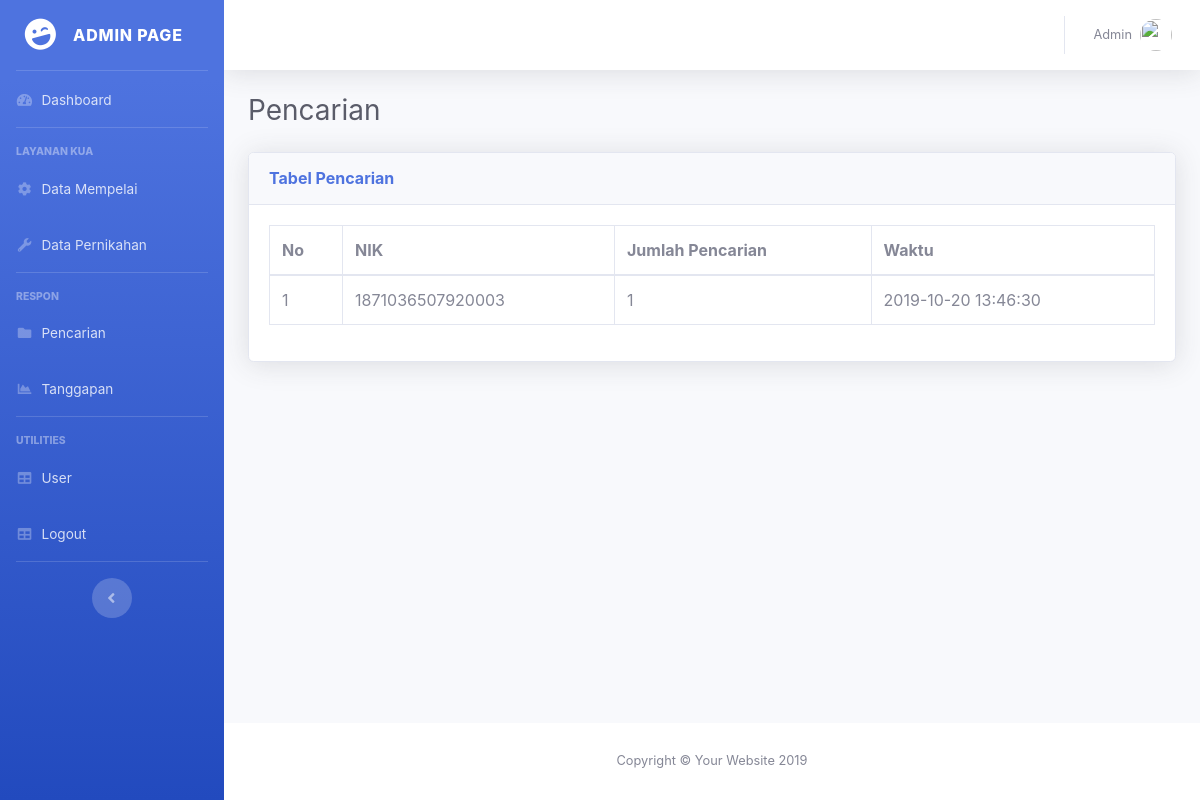
The page /index.php/pencarian/warga on the database as committed earlier.
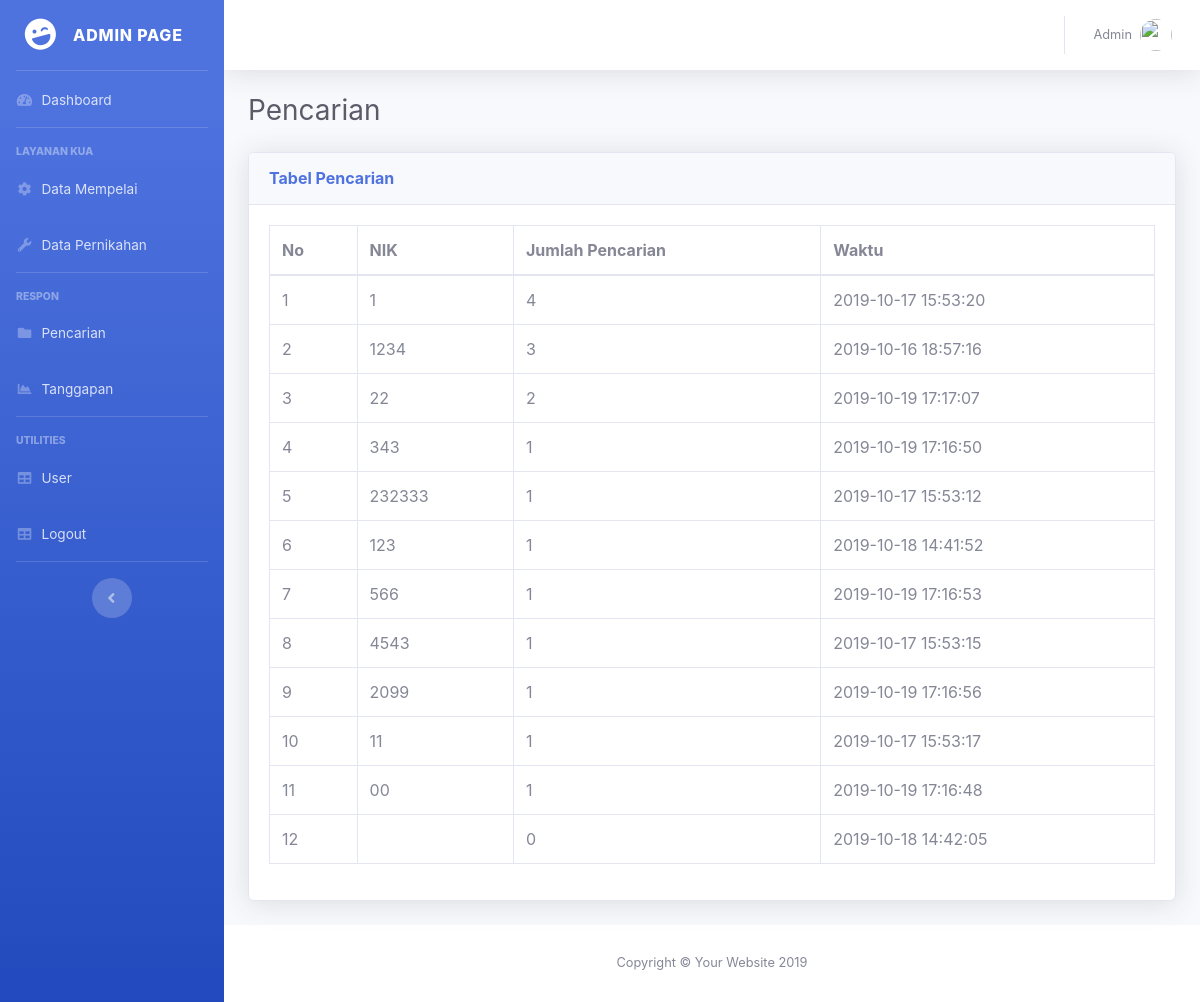
The same page on the database as committed later.
### tables this page shows
CREATE TABLE `tb_pencarian` (
  `idpencarian` int(11) NOT NULL AUTO_INCREMENT,
  `nikcari` varchar(40) DEFAULT NULL,
  `tglcari` datetime DEFAULT NULL,
  PRIMARY KEY (`idpencarian`)
);

### application/views/admintemplate/wrapper.php (called while the page is built)
<?php
$this->load->view('admintemplate/header');
$this->load->view('admintemplate/content');
$this->load->view('admintemplate/footer');

### application/controllers/Pencarian.php (called while the page is built, shortened)
<?php
class Pencarian extends CI_Controller {
	public function __construct(){
		$this->load->model(array('PencarianModel', 'PernikahanModel', 'WargaModel'));
	}
	public function warga() {
		$data=array(
			'page'=>'admin/pencarian/listpencarian',
			'link'=>'pencarian/warga',
			'link2'=>'pencarian',
			'isi'=>$this->PencarianModel->getAll()->result(),
		);
		$this->load->view('admintemplate/wrapper',$data);
	}
}

### index.php (called while the page is built, shortened)
<?php
require_once BASEPATH.'core/CodeIgniter.php';

### application/views/admintemplate/content.php (called while the page is built)
<?php
	$this->load->view($page);

### application/models/PencarianModel.php (called while the page is built, shortened)
<?php
class PencarianModel extends CI_Model {
	function getAll() {
    return $query = $this->db->query(
			"SELECT
				*, COUNT(nikcari) AS pencarianterbanyak
			FROM tb_pencarian
				GROUP BY nikcari
					ORDER BY pencarianterbanyak
						DESC
		");
	}
}

### application/views/admin/pencarian/listpencarian.php (the view, shortened to what this page needs)
<div class="container-fluid">
  <div class="d-sm-flex align-items-center justify-content-between mb-4">
    <h1 class="h3 mb-0 text-gray-800">Pencarian</h1>
  </div>
  <div class="row">
    <div class="col-xl-12 col-lg-12">
      <div class="card shadow mb-4">
        <div class="card-header py-3 d-flex flex-row align-items-center justify-content-between">
          <h6 class="m-0 font-weight-bold text-primary">Tabel Pencarian</h6>
        </div>
        <div class="card-body">
          <div class="table-responsive">
        <table class="table table-bordered" id="dataTable" width="100%" cellspacing="0">
          <thead>
            <tr>
              <th>No</th>
              <th>NIK</th>
              <th>Jumlah Pencarian</th>
              <th>Waktu</th>
            </tr>
          </thead>
          <tbody>
            <?php
            if(!empty($isi)){
            	$no=1;
            	foreach ($isi as $i) {
            ?>
            <tr>
              <td><?=$no?></td>
              <td><?=$i->nikcari?></td>
              <td><?=$i->pencarianterbanyak?></td>
              <td><?=$i->tglcari?></td>
            </tr>
            <?php
            	$no++;}
            }
            ?>
          </tbody>
        </table>
      </div>
        </div>
      </div>
    </div>
  </div>
</div>

### application/views/admintemplate/header.php (shortened to what this page needs)
<!DOCTYPE html>
<html lang="en">
<head>
  <link href="<?=base_url()?>back/vendor/fontawesome-free/css/all.min.css" rel="stylesheet" type="text/css">
  <link href="<?base_url()?>back/css/gopis.css" rel="stylesheet">
  <link href="<?=base_url()?>back/css/sb-admin-2.min.css" rel="stylesheet">
  <link href="<?=base_url()?>back/vendor/datatables/dataTables.bootstrap4.min.css" rel="stylesheet">
  <link rel="stylesheet" href="<?=base_url()?>back/select2/dist/css/select2.min.css">
  <link rel="stylesheet" href="https://cdnjs.cloudflare.com/ajax/libs/select2/4.0.5/css/select2.min.css" />
  <link rel="stylesheet" href="<?=base_url()?>back/select2-bootstrap4/dist/select2-bootstrap4.css">
  <link rel="stylesheet" href="<?=base_url()?>assets/css/styles.scss">
  <link href="<?=base_url()?>back/bootstrap-datepicker/css/datepicker.css" rel="stylesheet">
</head>
<body id="page-top">
  <div id="wrapper">
    <ul class="navbar-nav bg-gradient-primary sidebar sidebar-dark accordion" id="accordionSidebar">
      <a class="sidebar-brand d-flex align-items-center justify-content-center" href="#">
        <div class="sidebar-brand-icon rotate-n-15">
          <i class="fas fa-laugh-wink"></i>
        </div>
        <div class="sidebar-brand-text mx-3">Admin Page</div>
      </a>
      <hr class="sidebar-divider my-0">
      <li class="nav-item <?php if($link=='dashboard'){echo 'active';}?>">
        <a class="nav-link" href="<?=base_url()?>dashboardadmin">
          <i class="fas fa-fw fa-tachometer-alt"></i>
          <span>Dashboard</span></a>
      </li>
      <hr class="sidebar-divider">
      <div class="sidebar-heading">
        Layanan KUA
      </div>
      <li class="nav-item <?php if($link=='mempelai'){echo 'active';}?>">
        <a class="nav-link" href="<?=base_url()?>penduduk">
          <i class="fas fa-fw fa-cog"></i>
          <span>Data Mempelai</span>
        </a>
      </li>
      <li class="nav-item <?php if($link=='pernikahan'){echo 'active';}?>">
        <a class="nav-link" href="<?=base_url()?>pernikahan" >
          <i class="fas fa-fw fa-wrench"></i>
          <span>Data Pernikahan</span>
        </a>
      </li>
      <hr class="sidebar-divider">
      <div class="sidebar-heading">
        Respon
      </div>
      <li class="nav-item">
        <a class="nav-link" href="<?=base_url()?>pencarian/warga">
          <i class="fas fa-fw fa-folder"></i>
          <span>Pencarian</span>
        </a>
      </li>
      <li class="nav-item">
        <a class="nav-link" href="<?=base_url()?>tanggapan/warga">
          <i class="fas fa-fw fa-chart-area"></i>
          <span>Tanggapan</span></a>
      </li>
      <hr class="sidebar-divider">
      <div class="sidebar-heading">
        Utilities
      </div>
      <li class="nav-item">
        <a class="nav-link" href="<?=base_url()?>user">
          <i class="fas fa-fw fa-table"></i>
          <span>User</span></a>
      </li>
      <li class="nav-item">
        <a class="nav-link" href="<?=base_url()?>login/logout">
          <i class="fas fa-fw fa-table"></i>
          <span>Logout</span></a>
      </li>
      <hr class="sidebar-divider d-none d-md-block">
      <div class="text-center d-none d-md-inline">
        <button class="rounded-circle border-0" id="sidebarToggle"></button>
      </div>
    </ul>
    <div id="content-wrapper" class="d-flex flex-column">
      <div id="content">
        <nav class="navbar navbar-expand navbar-light bg-white topbar mb-4 static-top shadow">
          <ul class="navbar-nav ml-auto">
            <li class="nav-item dropdown no-arrow">
              <a class="nav-link dropdown-toggle" href="#" id="userDropdown" role="button" data-toggle="dropdown" aria-haspopup="true" aria-expanded="false">
                <span class="mr-2 d-none d-lg-inline text-gray-600 small">Admin</span>
                <img class="img-profile rounded-circle" src="https://source.unsplash.com/QAB-WJcbgJk/60x60">
              </a>
            </li>
          </ul>
        </nav>

### application/views/admintemplate/footer.php (shortened to what this page needs)
      </div>
      <footer class="sticky-footer bg-white">
        <div class="container my-auto">
          <div class="copyright text-center my-auto">
            <span>Copyright &copy; Your Website 2019</span>
          </div>
        </div>
      </footer>
    </div>
  </div>
</body>
</html>

Rows that differ between the two databases and show on the page:
removed tb_pencarian: nikcari "1871036507920003", pencarianterbanyak "1", tglcari "2019-10-20 13:46:30"
added tb_pencarian: nikcari "1", pencarianterbanyak "4", tglcari "2019-10-17 15:53:20"
added tb_pencarian: nikcari "1234", pencarianterbanyak "3", tglcari "2019-10-16 18:57:16"
added tb_pencarian: nikcari "22", pencarianterbanyak "2", tglcari "2019-10-19 17:17:07"
added tb_pencarian: nikcari "343", pencarianterbanyak "1", tglcari "2019-10-19 17:16:50"
added tb_pencarian: nikcari "232333", pencarianterbanyak "1", tglcari "2019-10-17 15:53:12"
added tb_pencarian: nikcari "123", pencarianterbanyak "1", tglcari "2019-10-18 14:41:52"
added tb_pencarian: nikcari "566", pencarianterbanyak "1", tglcari "2019-10-19 17:16:53"
added tb_pencarian: nikcari "4543", pencarianterbanyak "1", tglcari "2019-10-17 15:53:15"
added tb_pencarian: nikcari "2099", pencarianterbanyak "1", tglcari "2019-10-19 17:16:56"
added tb_pencarian: nikcari "11", pencarianterbanyak "1", tglcari "2019-10-17 15:53:17"
added tb_pencarian: nikcari "00", pencarianterbanyak "1", tglcari "2019-10-19 17:16:48"
added tb_pencarian: pencarianterbanyak "0", tglcari "2019-10-18 14:42:05"
